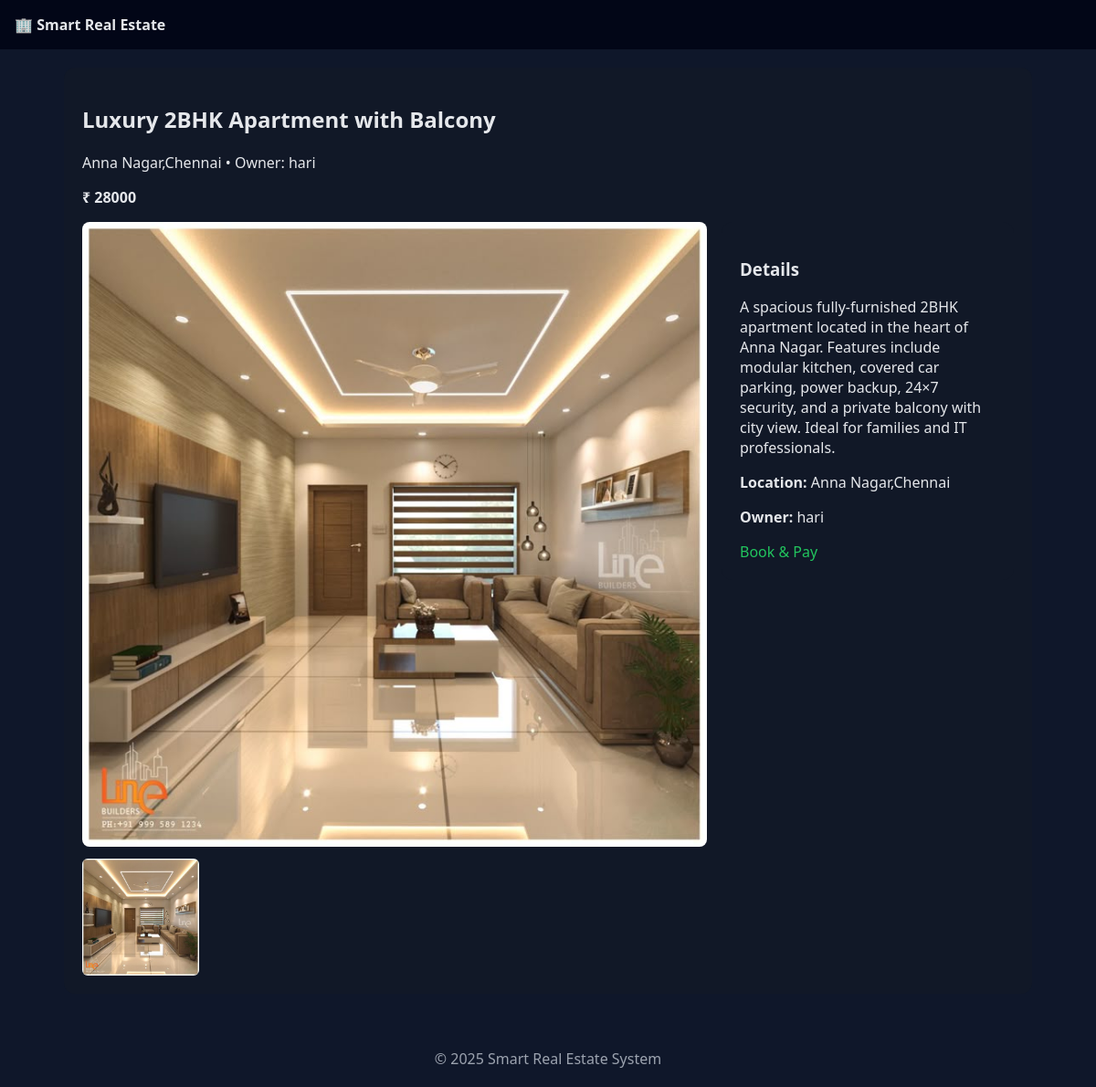
Page /property/1/ on the committed database.
### properties/models.py (models this page shows, shortened)
class Property(models.Model):
    owner = models.ForeignKey(settings.AUTH_USER_MODEL, on_delete=models.CASCADE)
    title = models.CharField(max_length=100)
    location = models.CharField(max_length=100)
    price = models.IntegerField()
    description = models.TextField()
    image = models.ImageField(upload_to='property_images/', null=True, blank=True)
    created_at = models.DateTimeField(auto_now_add=True)

class PropertyImage(models.Model):
    property = models.ForeignKey(Property, related_name='images', on_delete=models.CASCADE)
    image = models.ImageField(upload_to='property_images/')
    thumbnail = models.ImageField(upload_to='property_images/thumbnails/', null=True, blank=True)
    created_at = models.DateTimeField(auto_now_add=True)

### accounts/models.py (models this page shows)
class User(AbstractUser):
    is_owner = models.BooleanField(default=False)
    is_tenant = models.BooleanField(default=False)

### properties/views.py (the view)
# urls.py: path('property/<int:pk>/', property_detail, name='property_detail'),
def property_detail(request, pk):
    prop = get_object_or_404(Property, id=pk)
    images = prop.images.all()
    return render(request, 'property_detail.html', {'property': prop, 'images': images})

### templates/property_detail.html
{% extends 'base.html' %}
{% block content %}
<div class="card">
  <h2>{{ property.title }}</h2>
  <p>{{ property.location }} • Owner: {{ property.owner.username }}</p>
  <p style="font-weight:700;">₹ {{ property.price }}</p>
  <div style="display:flex;gap:16px;align-items:flex-start;">
    <div style="flex:1;">
      {% if images %}
        <img id="main-img" src="{{ images.0.image.url }}" alt="{{ property.title }}" style="width:100%;height:auto;border-radius:8px;">
        <div style="display:flex;gap:8px;margin-top:8px;flex-wrap:wrap;">
          {% for img in images %}
            <img src="{% if img.thumbnail %}{{ img.thumbnail.url }}{% else %}{{ img.image.url }}{% endif %}" alt="thumb" style="width:128px;height:auto;cursor:pointer;border-radius:6px;" onclick="document.getElementById('main-img').src='{{ img.image.url }}'">
          {% endfor %}
        </div>
      {% elif property.image %}
        <img src="{{ property.image.url }}" alt="{{ property.title }}" style="width:100%;height:auto;border-radius:8px;">
      {% else %}
        <div style="background:#111;min-height:220px;display:flex;align-items:center;justify-content:center;border-radius:8px;">No Image</div>
      {% endif %}
    </div>
    <div style="width:320px;">
      <div class="card">
        <h3>Details</h3>
        <p>{{ property.description }}</p>
        <p><strong>Location:</strong> {{ property.location }}</p>
        <p><strong>Owner:</strong> {{ property.owner.username }}</p>
        <a href="{% url 'send_request' property.id %}" class="btn">Book & Pay</a>
      </div>
    </div>
  </div>
</div>
{% endblock %}

### templates/base.html (style rules this page uses)
:root { --bg:#0f172a; --card:#111827; --text:#e5e7eb; --muted:#9ca3af; --accent:#22c55e; --danger:#ef4444; }
* { box-sizing:border-box }
body { margin:0; background:var(--bg); color:var(--text); font-family:system-ui; }
a { color:var(--accent);text-decoration:none }
.card { background:var(--card); padding:20px; border-radius:12px; margin-bottom:20px; }
.card { animation:card-pop 360ms cubic-bezier(.2,.9,.3,1) both }

### rows in the picture
Property: title "Luxury 2BHK Apartment with Balcony", location "Anna Nagar,Chennai", owner.username "hari", price "28000", description "A spacious fully-furnished 2BHK apartment located in the heart of Anna Nagar. Features include modular kitchen, covered car parking, power backup, 24×7 security, and a private balcony with city view. Ideal for families and IT professionals."
PropertyImage: image (picture), thumbnail+image (picture)
